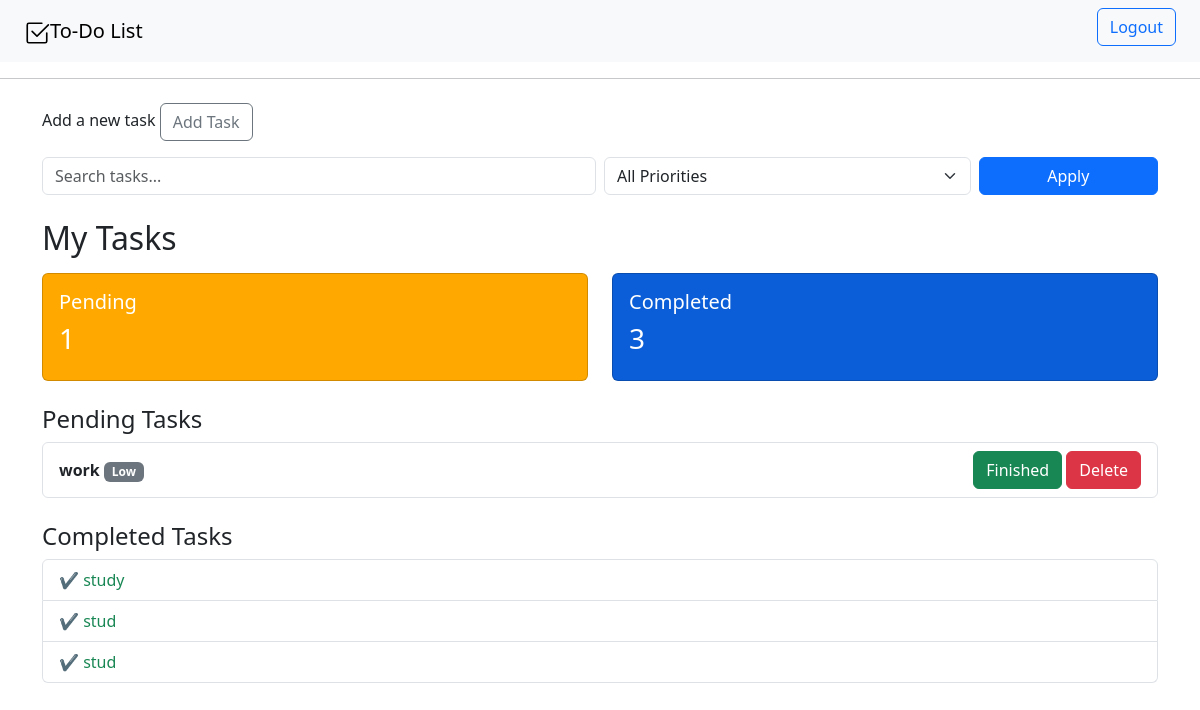
Page / (signed in) on the earlier database version.
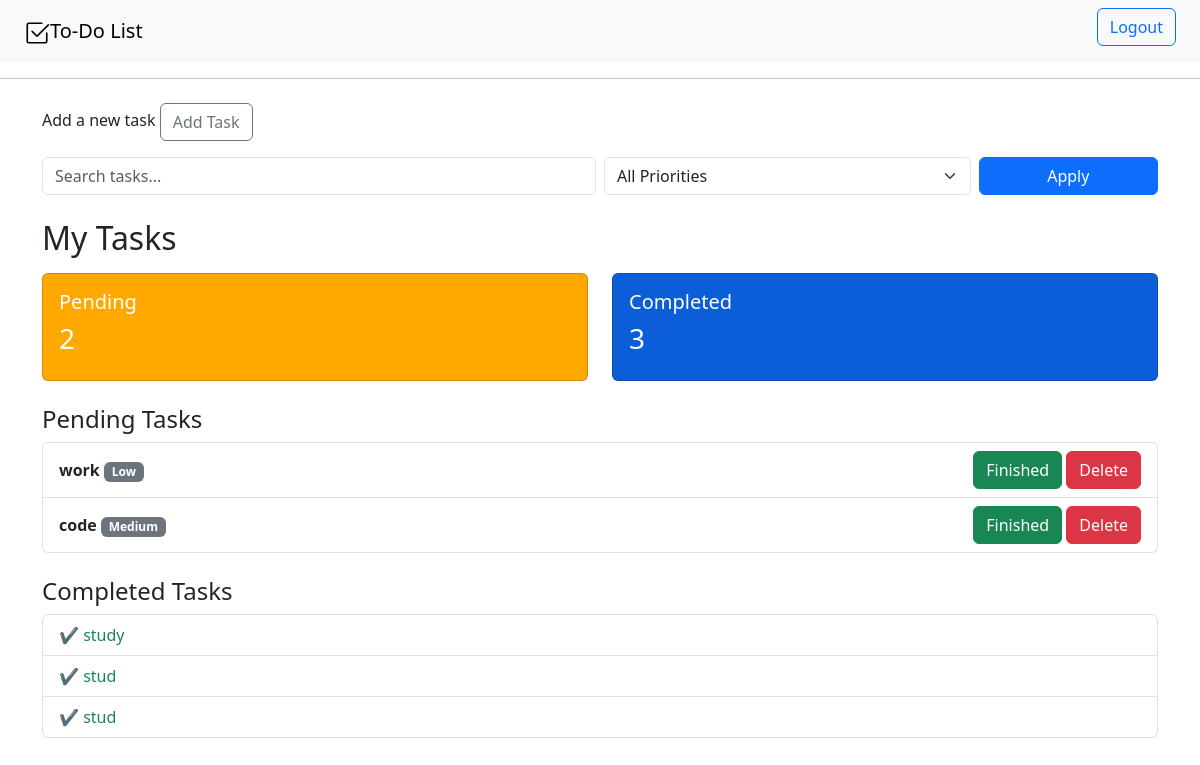
Same page on the later database version.
### tasks/models.py (models this page shows, shortened)
class Task(models.Model):
    priority_choices = [
        ('Low', 'Low'),
        ('Medium', 'Medium'),
        ('High', 'High'),
    ]
    user = models.ForeignKey(User, on_delete=models.CASCADE)
    title = models.CharField(max_length=200)
    category = models.CharField(max_length=50, blank=True)
    priority = models.CharField(max_length=10, choices=priority_choices, default='Medium')
    completed = models.BooleanField(default=False)
    created_at = models.DateTimeField(auto_now_add=True)

### tasks/views.py (the view)
# urls.py: path('', views.dashboard, name='dashboard'),
@login_required
def dashboard(request):
    query = request.GET.get('q', '')
    priority = request.GET.get('priority', '')
    tasks = Task.objects.filter(user=request.user)
    if query:
        tasks = tasks.filter(title__icontains=query)
    if priority:
        tasks = tasks.filter(priority=priority)
    pending = tasks.filter(completed=False)
    completed = tasks.filter(completed=True)
    return render(request, 'tasks/dashboard.html', {
        'pending_tasks': pending,
        'completed_tasks': completed,
        'pending_count': pending.count(),
        'completed_count': completed.count(),
        'query': query,
    })

### templates/tasks/dashboard.html (shortened to what this page needs)
{% extends 'base.html' %}
{% block content %}
<div class="container mt-4">
    <p>Add a new task
    <a class="btn btn-outline-secondary" href="{% url 'add-task' %}">Add Task</a>
        </p>
    <form method="get" class="row g-2 mb-4">
        <div class="col-md-6">
            <input
                type="text"
                name="q"
                value="{{ query }}"
                class="form-control"
                placeholder="Search tasks..."
            >
        </div>
        <div class="col-md-4">
            <select name="priority" class="form-select">
                <option value="">All Priorities</option>
            </select>
        </div>
        <div class="col-md-2">
            <button class="btn btn-primary w-100">Apply</button>
        </div>
    </form>
    <h2 class="mb-3">My Tasks</h2>
    <div class="row mb-4">
        <div class="col-md-6">
            <div class="card card-pending">
                <div class="card-body">
                    <h5 class="card-title">Pending</h5>
                    <h3>{{ pending_count }}</h3>
                </div>
            </div>
        </div>
        <div class="col-md-6">
            <div class="card card-completed">
                <div class="card-body">
                    <h5 class="card-title">Completed</h5>
                    <h3>{{ completed_count }}</h3>
                </div>
            </div>
        </div>
    </div>
    <h4 class="mb-2">Pending Tasks</h4>
    <ul class="list-group mb-4">
        {% for task in pending_tasks %}
        <li class="list-group-item d-flex justify-content-between align-items-center">
            <div>
                <strong>{{ task.title }}</strong>
                <span class="badge bg-secondary">{{ task.priority }}</span>
            </div>
            <div>
                <a href="{% url 'toggle-status' task.id %}" class="btn btn-md btn-success">Finished</a>
                <a href="{% url 'delete-task' task.id %}" class="btn btn-md btn-danger">Delete</a>
            </div>
        </li>
        {% empty %}
        <li class="list-group-item text-muted">No pending tasks</li>
        {% endfor %}
    </ul>
    <h4 class="mb-2">Completed Tasks</h4>
    <ul class="list-group">
        {% for task in completed_tasks %}
        <li class="list-group-item text-success">
            ✔ {{ task.title }}
        </li>
        {% empty %}
        <li class="list-group-item text-muted">No completed tasks</li>
        {% endfor %}
    </ul>
</div>
{% endblock %}

### templates/base.html (shortened to what this page needs)
{% load static %}
<!DOCTYPE html>
<html>
  <head>
    <link
      href="https://cdn.jsdelivr.net/npm/bootstrap@5.3.3/dist/css/bootstrap.min.css"
      rel="stylesheet"
    />
    {% load static %}
    <link rel="stylesheet" href="{% static 'css/custom.css' %}" />
  </head>
  <body>
    {% if user.is_authenticated %}
    <nav class="navbar bg-body-tertiary px-4 d-flex justify-content-between">
      <a class="navbar-brand" href="{% url 'dashboard' %}"
        >To-Do List</a>
      <form method="post" action="{% url 'logout' %}" style="display: inline">
        <button class="mb-2 btn btn-outline-primary" type="submit">Logout</button>
      </form>
    </nav>
    <hr />
    {% endif %}
    {% block content %}{% endblock %}
  </body>
</html>

### tasks/static/css/custom.css (style rules this page uses)
.card.card-pending { background-color:#FFA900 !important; color: white; }
.card.card-completed { background-color:#0B5ED7 !important; color: white; }

Differences in the rows shown:
added Task: title "code", priority "Medium", shown under "Pending Tasks"
Other differences:
{{ pending_count }}: "1" → "2"
